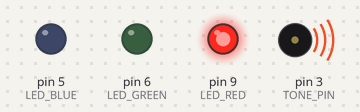
Simulated run of this sketch. Board: Arduino Uno, built with avr-gcc and run on an emulated ATmega328P. Shown: output pins drawn as LEDs (lit = HIGH), buzzer (waves = sounding).

Above: at 1.49 s.
At 21.08 s:
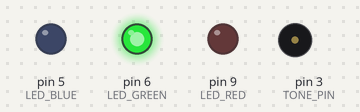
At 42.66 s:
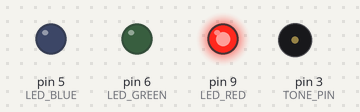
At 48.3 s:
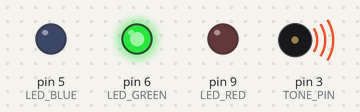
Timing chart, 0 to 50.4 s (numbered marks = the images above):
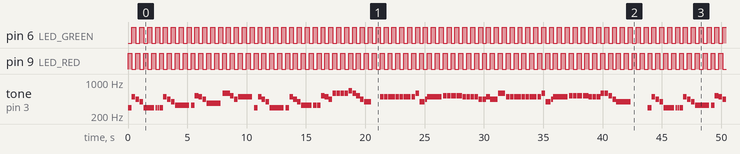

Measured:
- by itself, pin 6 (LED_GREEN), pin 9 (LED_RED): alternates HIGH for 0.33 s and LOW for 0.33 s
- by itself, tone on pin 3 (TONE_PIN): plays 294 Hz for 0.30 s, 494 Hz for 0.30 s, 440 Hz for 0.30 s, 392 Hz for 0.30 s, 294 Hz for 0.90 s, 294 Hz for 0.15 s … (291 notes in this stretch)

The sketch:

JingleBells.ino
```cpp
#include <avr/pgmspace.h>

#include "pitches.h"

#define NOTE_REST 0

#define TONE_PIN 3

// The music tempo in beats per minute.
#define TEMPO 180

// Note durations in milliseconds for the given tempo.
#define QUAVER    (60000/(TEMPO * 2))
#define CROTCHET  (2 * QUAVER)
#define MINIM     (2 * CROTCHET)
#define SEMIBREVE (2 * MINIM)

struct Note
{
  short pitch;
  short duration;
};


// Jingle Bells, arrangement (C) 2013 by Kyle Coughlin
//
// Taken from https://www.christmasmusicsongs.com/jingle-bells-sheet-music.html
const Note g_jingleBells[] PROGMEM =
{
  // Verse - Bar 1
  { NOTE_D4, CROTCHET },
  { NOTE_B4, CROTCHET },
  { NOTE_A4, CROTCHET },
  { NOTE_G4, CROTCHET },
  // Verse - Bar 2
  { NOTE_D4, MINIM+CROTCHET },
  { NOTE_D4, QUAVER },
  { NOTE_D4, QUAVER },
  // Verse - Bar 3
  { NOTE_D4, CROTCHET },
  { NOTE_B4, CROTCHET },
  { NOTE_A4, CROTCHET },
  { NOTE_G4, CROTCHET },
  // Verse - Bar 4
  { NOTE_E4, SEMIBREVE },
  // Verse - Bar 5,
  { NOTE_E4, CROTCHET },
  { NOTE_C5, CROTCHET },
  { NOTE_B4, CROTCHET },
  { NOTE_A4, CROTCHET },
  // Verse - Bar 6
  { NOTE_FS4, SEMIBREVE},
  // Verse - Bar 7
  { NOTE_D5, CROTCHET },
  { NOTE_D5, CROTCHET },
  { NOTE_C5, CROTCHET },
  { NOTE_A4, CROTCHET },
  // Verse - Bar 8
  { NOTE_B4, SEMIBREVE },
  // Verse Bar - 9
  { NOTE_D4, CROTCHET },
  { NOTE_B4, CROTCHET },
  { NOTE_A4, CROTCHET },
  { NOTE_G4, CROTCHET },
  // Verse - Bar 10
  { NOTE_D4, SEMIBREVE },
  // Verse - Bar 11
  { NOTE_D4, CROTCHET },
  { NOTE_B4, CROTCHET },
  { NOTE_A4, CROTCHET },
  { NOTE_G4, CROTCHET },
  // Verse - Bar 12
  { NOTE_E4, MINIM+CROTCHET },
  { NOTE_E4, CROTCHET },
  // Verse - Bar 13
  { NOTE_E4, CROTCHET },
  { NOTE_C5, CROTCHET },
  { NOTE_B4, CROTCHET },
  { NOTE_A4, CROTCHET },
  // Verse - Bar 14
  { NOTE_D5, CROTCHET },
  { NOTE_D5, CROTCHET },
  { NOTE_D5, CROTCHET },
  { NOTE_D5, CROTCHET },
  // Verse - Bar 15
  { NOTE_E5, CROTCHET },
  { NOTE_D5, CROTCHET },
  { NOTE_C5, CROTCHET },
  { NOTE_A4, CROTCHET },
  // Verse - Bar 16
  { NOTE_G4, MINIM },
  { NOTE_REST, MINIM },
  // Chorus - Bar 1
  { NOTE_B4, CROTCHET },
  { NOTE_B4, CROTCHET },
  { NOTE_B4, MINIM },
  // Chorus - Bar 2
  { NOTE_B4, CROTCHET },
  { NOTE_B4, CROTCHET },
  { NOTE_B4, MINIM },
  // Chorus - Bar 3
  { NOTE_B4, CROTCHET },
  { NOTE_D5, CROTCHET },
  { NOTE_G4, CROTCHET+QUAVER },
  { NOTE_A4, QUAVER},
  // Chorus - Bar 4
  { NOTE_B4, SEMIBREVE },
  // Chorus - Bar 5
  { NOTE_C5, CROTCHET },
  { NOTE_C5, CROTCHET },
  { NOTE_C5, CROTCHET+QUAVER },
  { NOTE_C5, QUAVER },
  // Chorus - Bar 6
  { NOTE_C5, CROTCHET },
  { NOTE_B4, CROTCHET },
  { NOTE_B4, CROTCHET },
  { NOTE_B4, QUAVER },
  { NOTE_B4, QUAVER },
  // Chorus - Bar 7
  { NOTE_B4, CROTCHET },
  { NOTE_A4, CROTCHET },
  { NOTE_A4, CROTCHET },
  { NOTE_B4, CROTCHET },
  // Chorus - Bar 8
  { NOTE_A4, MINIM },
  { NOTE_D5, MINIM },
  // Chorus - Bar 9
  { NOTE_B4, CROTCHET },
  { NOTE_B4, CROTCHET },
  { NOTE_B4, MINIM },
  // Chorus - Bar 10
  { NOTE_B4, CROTCHET },
  { NOTE_B4, CROTCHET },
  { NOTE_B4, MINIM },
  // Chorus - Bar 11
  { NOTE_B4, CROTCHET },
  { NOTE_D5, CROTCHET },
  { NOTE_G4, CROTCHET+QUAVER },
  { NOTE_A4, QUAVER},
  // Chorus - Bar 12
  { NOTE_B4, SEMIBREVE },
  // Chorus - Bar 13
  { NOTE_C5, CROTCHET },
  { NOTE_C5, CROTCHET },
  { NOTE_C5, CROTCHET+QUAVER },
  { NOTE_C5, QUAVER },
  // Chorus - Bar 14
  { NOTE_C5, CROTCHET },
  { NOTE_B4, CROTCHET },
  { NOTE_B4, CROTCHET },
  { NOTE_B4, QUAVER },
  { NOTE_B4, QUAVER },
  // Chorus - Bar 15
  { NOTE_D5, CROTCHET },
  { NOTE_D5, CROTCHET },
  { NOTE_C5, CROTCHET },
  { NOTE_A4, CROTCHET },
  // Chorus - Bar 16
  { NOTE_G4, SEMIBREVE },
  // Rest at the end
  { NOTE_REST, SEMIBREVE }
};

#define JINGLE_BELLS_LENGTH (sizeof(g_jingleBells)/sizeof(g_jingleBells[0]))

#define LED_RED   9
#define LED_GREEN 6
#define LED_BLUE  5

unsigned long g_currentTime = 0;
unsigned long g_nextNoteStartTime = 0;
unsigned long g_currentNote = 0;
unsigned long g_nextToggleLedTime = 0;
bool g_ledState = false;

static void playNextNote();
static void toggleLed();

void setup()
{
    playNextNote();
    toggleLed();
}

void loop()
{
  g_currentTime = millis();

  if (g_currentTime >= g_nextNoteStartTime)
  {
    playNextNote();
  }

  if (g_currentTime >= g_nextToggleLedTime)
  {
    toggleLed();
  }
}

void playNextNote()
{
  const Note* currentNote = &g_jingleBells[g_currentNote++ % JINGLE_BELLS_LENGTH];
  short currentPitch = pgm_read_word(&currentNote->pitch);
  unsigned long currentDuration = pgm_read_word(&currentNote->duration);

  if (currentPitch != NOTE_REST)
  {
    tone(TONE_PIN, currentPitch, ((currentDuration * 9) / 10));
  }
  else
  {
    noTone(TONE_PIN);
  }

  g_nextNoteStartTime = g_currentTime + currentDuration;
}

void toggleLed()
{
  analogWrite(LED_RED, g_ledState ? 0 : 255);
  analogWrite(LED_GREEN, g_ledState ? 255 : 0);
  analogWrite(LED_BLUE, 0);

  g_ledState = !g_ledState;
  g_nextToggleLedTime = g_currentTime + CROTCHET;
}
```

pitches.h
```cpp
/*************************************************
 * Public Constants
 *************************************************/

#define NOTE_B0  31
#define NOTE_C1  33
#define NOTE_CS1 35
#define NOTE_D1  37
#define NOTE_DS1 39
#define NOTE_E1  41
#define NOTE_F1  44
#define NOTE_FS1 46
#define NOTE_G1  49
#define NOTE_GS1 52
#define NOTE_A1  55
#define NOTE_AS1 58
#define NOTE_B1  62
#define NOTE_C2  65
#define NOTE_CS2 69
#define NOTE_D2  73
#define NOTE_DS2 78
#define NOTE_E2  82
#define NOTE_F2  87
#define NOTE_FS2 93
#define NOTE_G2  98
#define NOTE_GS2 104
#define NOTE_A2  110
#define NOTE_AS2 117
#define NOTE_B2  123
#define NOTE_C3  131
#define NOTE_CS3 139
#define NOTE_D3  147
#define NOTE_DS3 156
#define NOTE_E3  165
#define NOTE_F3  175
#define NOTE_FS3 185
#define NOTE_G3  196
#define NOTE_GS3 208
#define NOTE_A3  220
#define NOTE_AS3 233
#define NOTE_B3  247
#define NOTE_C4  262
#define NOTE_CS4 277
#define NOTE_D4  294
#define NOTE_DS4 311
#define NOTE_E4  330
#define NOTE_F4  349
#define NOTE_FS4 370
#define NOTE_G4  392
#define NOTE_GS4 415
#define NOTE_A4  440
#define NOTE_AS4 466
#define NOTE_B4  494
#define NOTE_C5  523
#define NOTE_CS5 554
#define NOTE_D5  587
#define NOTE_DS5 622
#define NOTE_E5  659
#define NOTE_F5  698
#define NOTE_FS5 740
#define NOTE_G5  784
#define NOTE_GS5 831
#define NOTE_A5  880
#define NOTE_AS5 932
#define NOTE_B5  988
#define NOTE_C6  1047
#define NOTE_CS6 1109
#define NOTE_D6  1175
#define NOTE_DS6 1245
#define NOTE_E6  1319
#define NOTE_F6  1397
#define NOTE_FS6 1480
#define NOTE_G6  1568
#define NOTE_GS6 1661
#define NOTE_A6  1760
#define NOTE_AS6 1865
#define NOTE_B6  1976
#define NOTE_C7  2093
#define NOTE_CS7 2217
#define NOTE_D7  2349
#define NOTE_DS7 2489
#define NOTE_E7  2637
#define NOTE_F7  2794
#define NOTE_FS7 2960
#define NOTE_G7  3136
#define NOTE_GS7 3322
#define NOTE_A7  3520
#define NOTE_AS7 3729
#define NOTE_B7  3951
#define NOTE_C8  4186
#define NOTE_CS8 4435
#define NOTE_D8  4699
#define NOTE_DS8 4978
```
